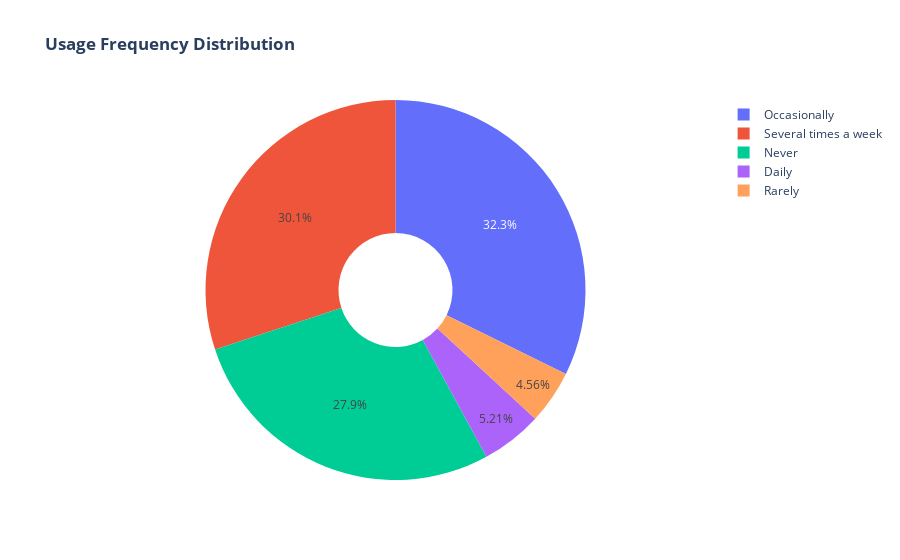

The code cell stored with this chart in its notebook:
### Code cell
labels = data['Usage_Freq'].unique()
values = data['Usage_Freq'].value_counts()

fig = go.Figure(data=[go.Pie(labels=labels, values=values, hole=.3)])
fig.update_layout(title_text="<b>Usage Frequency Distribution</b>")
fig.show()

### Figure 1 — Plotly figure (JSON) as saved in the notebook; plotly's stock layout.template omitted (floating-point values rounded to 4 significant figures)
{"data": [{"hole": 0.3, "labels": ["Occasionally", "Several times a week", "Never", "Daily", "Rarely"], "type": "pie", "values": [248, 231, 214, 40, 35]}], "layout": {"title": {"text": "<b>Usage Frequency Distribution</b>"}}}
